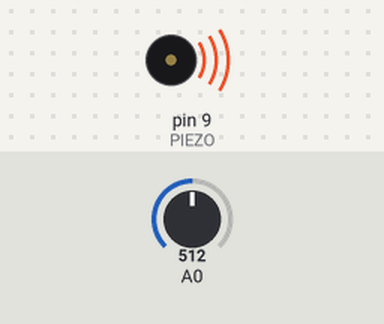
A sketch run on a simulated Arduino Uno, built with avr-gcc and run on an emulated ATmega328P. Parts: buzzer (waves = sounding). The test bench sets the inputs (shaded band); at power-on: A0 = 512. What the sketch prints to the serial monitor is not drawn.

Above: at 0.15 s.
Timing chart, 0 to 1.6 s (numbered marks = the images above):
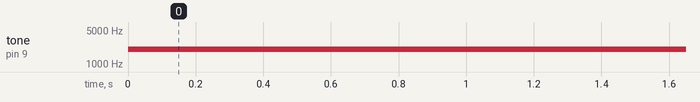

The sketch:

MakeSound.ino
```cpp
// (licence header left out)
int SENSOR = A0;
int PIEZO = 9;

int sensorValue = 0;

void setup()
{
  Serial.begin(9600);
}

void loop()
{
  sensorValue = analogRead(A0);
  Serial.println(sensorValue);

  int pitch = map(sensorValue, 0, 1023, 50, 4000);

  tone(PIEZO, pitch, 8);

  delay(10);
}
```

Measured:
- by itself, tone on pin 9 (PIEZO): silent → 2026 Hz at 0.00 s
